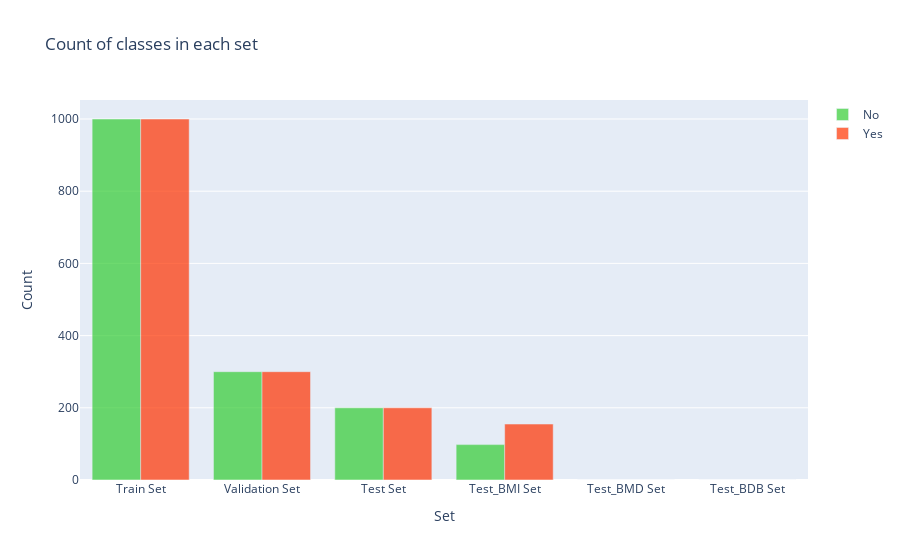

Notebook source saved alongside this figure:
### Code cell
y = dict()
y[0] = []
y[1] = []
for set_name in (y_train, y_val, y_test, y_test_bmi, y_test_bmd, y_test_bdb):
    y[0].append(np.sum(set_name == 0))
    y[1].append(np.sum(set_name == 1))

trace0 = go.Bar(
    x=['Train Set', 'Validation Set', 'Test Set', 'Test_BMI Set', 'Test_BMD Set', 'Test_BDB Set'],
    y=y[0],
    name='No',
    marker=dict(color='#33cc33'),
    opacity=0.7
)
trace1 = go.Bar(
    x=['Train Set', 'Validation Set', 'Test Set', 'Test_BMI Set', 'Test_BMD Set', 'Test_BDB Set'],
    y=y[1],
    name='Yes',
    marker=dict(color='#ff3300'),
    opacity=0.7
)
data = [trace0, trace1]
layout = go.Layout(
    title='Count of classes in each set',
    xaxis={'title': 'Set'},
    yaxis={'title': 'Count'}
)
fig = go.Figure(data, layout)
iplot(fig)

### Figure 1 — Plotly figure (JSON) as saved in the notebook; plotly's stock layout.template omitted (floating-point values rounded to 4 significant figures)
{"data": [{"marker": {"color": "#33cc33"}, "name": "No", "opacity": 0.7, "x": ["Train Set", "Validation Set", "Test Set", "Test_BMI Set", "Test_BMD Set", "Test_BDB Set"], "y": [1000, 300, 200, 98, 0, 0], "type": "bar"}, {"marker": {"color": "#ff3300"}, "name": "Yes", "opacity": 0.7, "x": ["Train Set", "Validation Set", "Test Set", "Test_BMI Set", "Test_BMD Set", "Test_BDB Set"], "y": [1000, 300, 200, 155, 0, 0], "type": "bar"}], "layout": {"title": {"text": "Count of classes in each set"}, "xaxis": {"title": {"text": "Set"}, "type": "category", "range": [-0.5, 5.5], "autorange": true}, "yaxis": {"title": {"text": "Count"}, "type": "linear", "range": [0, 1053.0], "autorange": true}, "autosize": true}}
